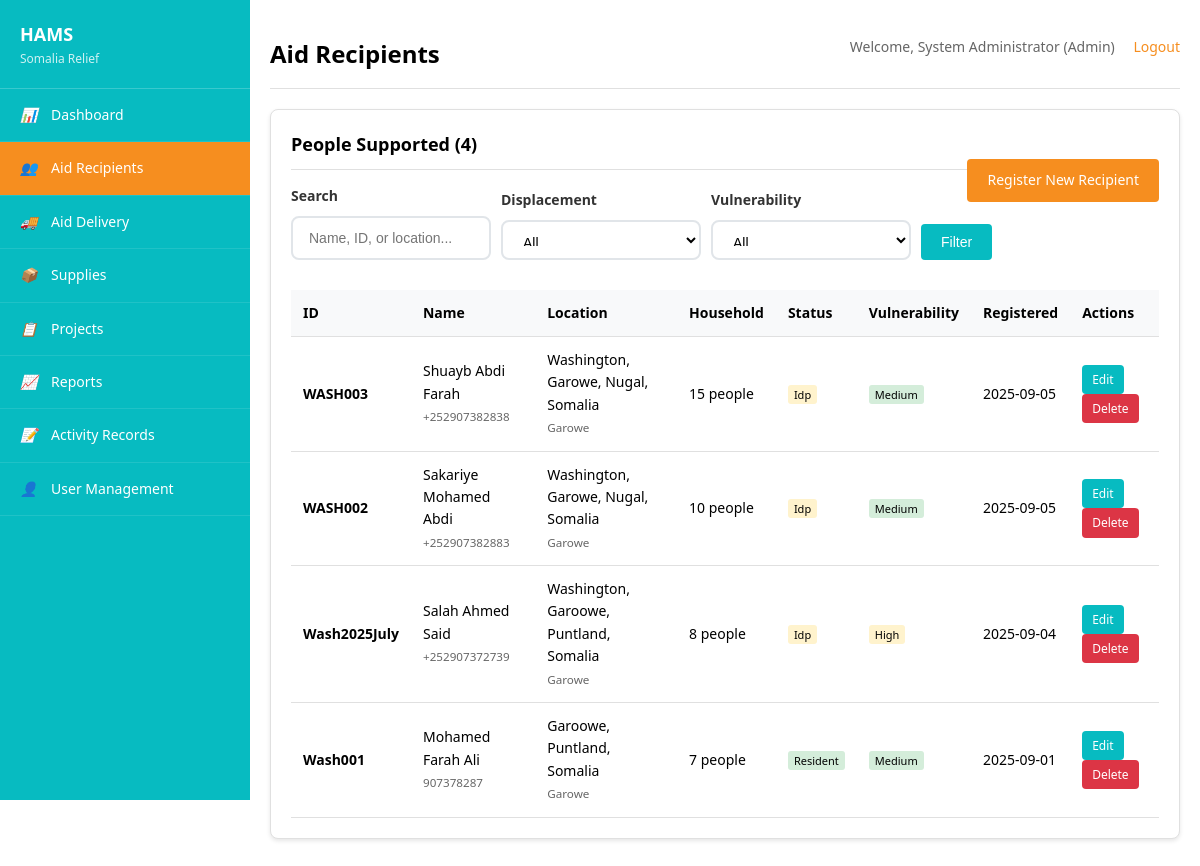
The app's page /program/aid_recipients.php (signed in) with its own data.
### tables this page shows
CREATE TABLE `aid_recipients` (
  `id` int(11) NOT NULL,
  `recipient_id` varchar(20) NOT NULL,
  `full_name` varchar(100) NOT NULL,
  `phone` varchar(20) DEFAULT NULL,
  `location` varchar(100) NOT NULL,
  `district` varchar(50) DEFAULT NULL,
  `household_size` int(11) DEFAULT 1,
  `displacement_status` enum('resident','idp','refugee','returnee') DEFAULT 'resident',
  `vulnerability_level` enum('low','medium','high','critical') DEFAULT 'medium',
  `registration_date` date NOT NULL,
  `notes` text DEFAULT NULL,
  `created_by` int(11) DEFAULT NULL,
  `created_at` timestamp NOT NULL DEFAULT current_timestamp(),
  `updated_at` timestamp NOT NULL DEFAULT current_timestamp() ON UPDATE current_timestamp()
);

### config/config.php (called while the page is built, shortened)
<?php
function formatDate($date, $format = 'Y-m-d') {
    return date($format, strtotime($date));
}
?>

### program/aid_recipients.php (the view, shortened to what this page needs)
<?php
require_once '../config/config.php';
$pdo = getDBConnection();
$action = $_GET['action'] ?? 'list';
$search = $_GET['search'] ?? '';
$where_conditions = [];
$params = [];
$where_clause = $where_conditions ? 'WHERE ' . implode(' AND ', $where_conditions) : '';
$stmt = $pdo->prepare("
    SELECT ar.*, u.full_name as created_by_name
    FROM aid_recipients ar
    LEFT JOIN users u ON ar.created_by = u.id
    $where_clause
    ORDER BY ar.created_at DESC
");
$stmt->execute($params);
$recipients = $stmt->fetchAll();
?>
<!DOCTYPE html>
<html lang="en">
<head>
    <link rel="stylesheet" href="../assets/css/style.css" media="print" onload="this.media='all'">
</head>
<body>
    <div class="container">
        <?php include '../includes/sidebar.php'; ?>
        <main class="main-content">
            <div class="header clearfix">
                <h1>Aid Recipients</h1>
                <div class="user-info">
                    Welcome, <?php echo htmlspecialchars($_SESSION['full_name']); ?>
                    (<?php echo ucfirst($_SESSION['role']); ?>)
                    <a href="../logout.php">Logout</a>
                </div>
            </div>
            <?php if ($action === 'list'): ?>
                <div class="card">
                    <div class="card-header">
                        <h3 class="card-title">People Supported (<?php echo count($recipients); ?>)</h3>
                        <a href="?action=add" class="btn btn-primary" style="float: right;">Register New Recipient</a>
                    </div>
                    <form method="GET" style="margin-bottom: 20px;">
                        <div style="display: grid; grid-template-columns: 1fr auto auto auto; gap: 10px; align-items: end;">
                            <div class="form-group" style="margin-bottom: 0;">
                                <label class="form-label">Search</label>
                                <input type="text" name="search" class="form-control"
                                       placeholder="Name, ID, or location..."
                                       value="<?php echo htmlspecialchars($search); ?>">
                            </div>
                            <div class="form-group" style="margin-bottom: 0;">
                                <label class="form-label">Displacement</label>
                                <select name="displacement" class="form-control">
                                    <option value="">All</option>
                                </select>
                            </div>
                            <div class="form-group" style="margin-bottom: 0;">
                                <label class="form-label">Vulnerability</label>
                                <select name="vulnerability" class="form-control">
                                    <option value="">All</option>
                                </select>
                            </div>
                            <button type="submit" class="btn btn-secondary">Filter</button>
                        </div>
                    </form>
                    <?php if (empty($recipients)): ?>
                        <p style="text-align: center; color: #666; padding: 40px;">
                            No aid recipients found. <a href="?action=add">Register the first recipient</a>
                        </p>
                    <?php else: ?>
                        <div style="overflow-x: auto;">
                            <table class="table">
                                <thead>
                                    <tr>
                                        <th>ID</th>
                                        <th>Name</th>
                                        <th>Location</th>
                                        <th>Household</th>
                                        <th>Status</th>
                                        <th>Vulnerability</th>
                                        <th>Registered</th>
                                        <th>Actions</th>
                                    </tr>
                                </thead>
                                <tbody>
                                    <?php foreach ($recipients as $recipient): ?>
                                        <tr>
                                            <td><strong><?php echo htmlspecialchars($recipient['recipient_id']); ?></strong></td>
                                            <td>
                                                <?php echo htmlspecialchars($recipient['full_name']); ?>
                                                <?php if ($recipient['phone']): ?>
                                                    <br><small style="color: #666;"><?php echo htmlspecialchars($recipient['phone']); ?></small>
                                                <?php endif; ?>
                                            </td>
                                            <td>
                                                <?php echo htmlspecialchars($recipient['location']); ?>
                                                <?php if ($recipient['district']): ?>
                                                    <br><small style="color: #666;"><?php echo htmlspecialchars($recipient['district']); ?></small>
                                                <?php endif; ?>
                                            </td>
                                            <td><?php echo $recipient['household_size']; ?> people</td>
                                            <td>
                                                <span style="padding: 2px 6px; border-radius: 3px; font-size: 11px;
                                                      background-color: <?php
                                                          echo $recipient['displacement_status'] === 'idp' ? '#fff3cd' :
                                                               ($recipient['displacement_status'] === 'refugee' ? '#f8d7da' : '#d4edda');
                                                      ?>;">
                                                    <?php echo ucfirst($recipient['displacement_status']); ?>
                                                </span>
                                            </td>
                                            <td>
                                                <span style="padding: 2px 6px; border-radius: 3px; font-size: 11px;
                                                      background-color: <?php
                                                          echo $recipient['vulnerability_level'] === 'critical' ? '#f8d7da' :
                                                               ($recipient['vulnerability_level'] === 'high' ? '#fff3cd' : '#d4edda');
                                                      ?>;">
                                                    <?php echo ucfirst($recipient['vulnerability_level']); ?>
                                                </span>
                                            </td>
                                            <td><?php echo formatDate($recipient['registration_date']); ?></td>
                                            <td>
                                                <a href="?action=edit&id=<?php echo $recipient['id']; ?>"
                                                   class="btn btn-small btn-secondary">Edit</a>
                                                <a href="?action=delete&id=<?php echo $recipient['id']; ?>"
                                                   class="btn btn-small btn-danger"
                                                   onclick="return confirm('Are you sure you want to delete this recipient?')">Delete</a>
                                            </td>
                                        </tr>
                                    <?php endforeach; ?>
                                </tbody>
                            </table>
                        </div>
                    <?php endif; ?>
                </div>
            <?php endif; ?>
        </main>
    </div>
</body>
</html>

### assets/css/style.css (style rules this page uses)
* { margin: 0; padding: 0; box-sizing: border-box; }
html { overflow-x: hidden; }
body { font-family: 'Segoe UI', Tahoma, Geneva, Verdana, sans-serif; background-color: #FFFFFF; color: #000000; line-height: 1.6; font-size: 14px; overflow-x: hidden; margin: 0; padding: 0; }
.container { display: flex; min-height: 100vh; position: relative; }
.main-content { flex: 1; margin-left: 250px; padding: 20px; background-color: #FFFFFF; min-height: 100vh; position: relative; z-index: 1; }
.header { background-color: #FFFFFF; padding: 15px 0; border-bottom: 1px solid #e0e0e0; margin-bottom: 20px; }
.header h1 { color: #000000; font-size: 24px; font-weight: 600; float: left; margin: 0; }
.user-info { float: right; color: #666; line-height: 24px; }
.user-info a { color: #f68e1f; text-decoration: none; margin-left: 15px; }
.card { background-color: #FFFFFF; border: 1px solid #e0e0e0; border-radius: 8px; padding: 20px; margin-bottom: 20px; box-shadow: 0 2px 4px rgba(0, 0, 0, 0.1); }
.card-header { border-bottom: 1px solid #e0e0e0; padding-bottom: 10px; margin-bottom: 15px; }
.card-title { font-size: 18px; font-weight: 600; color: #000000; }
.form-group { margin-bottom: 15px; flex: 1; min-width: 200px; }
.form-group label { display: block; margin-bottom: 5px; font-weight: 500; color: #333; }
.form-group input, .form-group select, .form-group textarea { width: 100%; padding: 8px 12px; border: 1px solid #ddd; border-radius: 4px; font-size: 14px; box-sizing: border-box; }
select.form-control { height: 40px; }
.btn { display: inline-block; padding: 10px 20px; border: none; border-radius: 4px; cursor: pointer; text-decoration: none; font-size: 14px; font-weight: 500; text-align: center; transition: background-color 0.3s ease; }
.btn-primary { background-color: #f68e1f; color: #FFFFFF; }
.btn-secondary { background-color: #07bbc1; color: #FFFFFF; }
.btn-danger { background-color: #dc3545; color: #FFFFFF; }
.btn-small { padding: 5px 10px; font-size: 12px; }
.table { width: 100%; border-collapse: collapse; margin-top: 10px; }
.table th, .table td { padding: 12px; text-align: left; border-bottom: 1px solid #e0e0e0; }
.table th { background-color: #f8f9fa; font-weight: 600; color: #000000; }
.form-group { display: flex; flex-direction: column; }
.form-group label { font-weight: 600; margin-bottom: 8px; color: #333; font-size: 14px; }
.form-group input, .form-group select { padding: 12px 16px; border: 2px solid #e1e5e9; border-radius: 8px; font-size: 14px; transition: all 0.3s ease; background-color: #fff; }
.clearfix::after { content: ""; display: table; clear: both; }

### program/aid_recipients.php (style rules this page uses)
body { visibility:hidden;font-family:'Segoe UI',sans-serif;margin:0;padding:0;background:#fff;overflow-x:hidden }
.main-content { margin-left:250px!important;background-color:#fff!important;min-height:100vh!important }
.container { display:flex!important }

### records on screen
aid_recipients: recipient "WASH003", full_name "Shuayb Abdi Farah", phone "+252907382838", location "Washington, Garowe, Nugal, Somalia", district "Garowe", household_size "15", displacement_status "Idp", vulnerability_level "Medium", registration_date "2025-09-05"
aid_recipients: recipient "WASH002", full_name "Sakariye Mohamed Abdi", phone "+252907382883", location "Washington, Garowe, Nugal, Somalia", district "Garowe", household_size "10", displacement_status "Idp", vulnerability_level "Medium", registration_date "2025-09-05"
aid_recipients: recipient "Wash2025July", full_name "Salah Ahmed Said", phone "+252907372739", location "Washington, Garoowe, Puntland, Somalia", district "Garowe", household_size "8", displacement_status "Idp", vulnerability_level "High", registration_date "2025-09-04"
aid_recipients: recipient "Wash001", full_name "Mohamed Farah Ali", phone "907378287", location "Garoowe, Puntland, Somalia", district "Garowe", household_size "7", displacement_status "Resident", vulnerability_level "Medium", registration_date "2025-09-01"

### other values on screen
$_SESSION['full_name'] "System Administrator"
$_SESSION['role'] "Admin"
count($recipients) "4"
